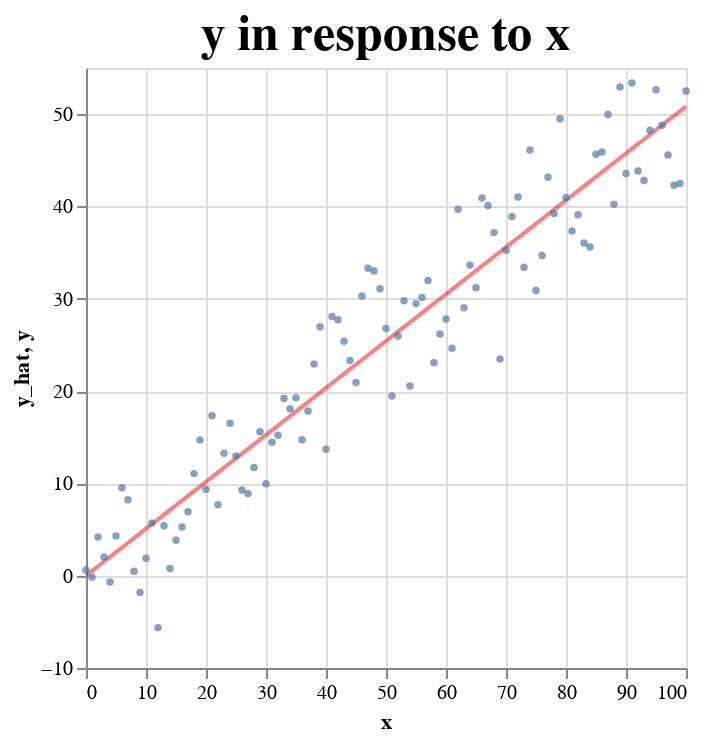

Notebook source saved alongside this figure:
### Markdown cell above
As we can see, anything bigger than the first degree is too small to be relevant, so we can trust in the previous result!

### Code cell
source = df.assign(y_hat=slope * df["x"] + intercept)

base = alt.Chart(
    source,
    title=alt.Title("y in response to x", fontSize=25),
).encode(
    alt.X("x:Q"),
)

point = base.mark_point(size=3).encode(alt.Y("y:Q"))
line = base.mark_line(opacity=0.5, color="red").encode(alt.Y("y_hat"))

line + point

### Figure 1 — Vega-Lite specification as saved in the notebook (floating-point values rounded to 4 significant figures)
{"config": {"view": {"continuousWidth": 300, "continuousHeight": 300}}, "layer": [{"mark": {"type": "line", "color": "red", "opacity": 0.5}, "encoding": {"x": {"field": "x", "type": "quantitative"}, "y": {"field": "y_hat", "type": "quantitative"}}, "title": {"text": "y in response to x", "fontSize": 25}}, {"mark": {"type": "point", "size": 3}, "encoding": {"x": {"field": "x", "type": "quantitative"}, "y": {"field": "y", "type": "quantitative"}}, "title": {"text": "y in response to x", "fontSize": 25}}], "data": {"name": "data-422c9d477b33a95041a50417e47b62ac"}, "$schema": "https://vega.github.io/schema/vega-lite/v5.17.0.json", "datasets": {"data-422c9d477b33a95041a50417e47b62ac": [{"x": 0.0, "y": 0.6287, "y_hat": 0.008141}, {"x": 1.0, "y": -0.1605, "y_hat": 0.5165}, {"x": 2.0, "y": 4.202, "y_hat": 1.025}, {"x": 3.0, "y": 2.025, "y_hat": 1.533}, {"x": 4.0, "y": -0.6783, "y_hat": 2.042}, {"x": 5.0, "y": 4.308, "y_hat": 2.55}, {"x": 6.0, "y": 9.52, "y_hat": 3.058}, {"x": 7.0, "y": 8.235, "y_hat": 3.567}, {"x": 8.0, "y": 0.4813, "y_hat": 4.075}, {"x": 9.0, "y": -1.827, "y_hat": 4.583}, {"x": 10.0, "y": 1.884, "y_hat": 5.092}, {"x": 11.0, "y": 5.707, "y_hat": 5.6}, {"x": 12.0, "y": -5.625, "y_hat": 6.109}, {"x": 13.0, "y": 5.406, "y_hat": 6.617}, {"x": 14.0, "y": 0.7704, "y_hat": 7.125}, {"x": 15.0, "y": 3.839, "y_hat": 7.634}, {"x": 16.0, "y": 5.279, "y_hat": 8.142}, {"x": 17.0, "y": 6.918, "y_hat": 8.65}, {"x": 18.0, "y": 11.06, "y_hat": 9.159}, {"x": 19.0, "y": 14.71, "y_hat": 9.667}, {"x": 20.0, "y": 9.357, "y_hat": 10.18}, {"x": 21.0, "y": 17.33, "y_hat": 10.68}, {"x": 22.0, "y": 7.674, "y_hat": 11.19}, {"x": 23.0, "y": 13.26, "y_hat": 11.7}, {"x": 24.0, "y": 16.52, "y_hat": 12.21}, {"x": 25.0, "y": 12.97, "y_hat": 12.72}, {"x": 26.0, "y": 9.283, "y_hat": 13.23}, {"x": 27.0, "y": 8.891, "y_hat": 13.73}, {"x": 28.0, "y": 11.71, "y_hat": 14.24}, {"x": 29.0, "y": 15.6, "y_hat": 14.75}, {"x": 30.0, "y": 9.952, "y_hat": 15.26}, {"x": 31.0, "y": 14.45, "y_hat": 15.77}, {"x": 32.0, "y": 15.2, "y_hat": 16.28}, {"x": 33.0, "y": 19.2, "y_hat": 16.78}, {"x": 34.0, "y": 18.07, "y_hat": 17.29}, {"x": 35.0, "y": 19.28, "y_hat": 17.8}, {"x": 36.0, "y": 14.73, "y_hat": 18.31}, {"x": 37.0, "y": 17.85, "y_hat": 18.82}, {"x": 38.0, "y": 22.92, "y_hat": 19.33}, {"x": 39.0, "y": 26.97, "y_hat": 19.83}, {"x": 40.0, "y": 13.7, "y_hat": 20.34}, {"x": 41.0, "y": 28.07, "y_hat": 20.85}, {"x": 42.0, "y": 27.73, "y_hat": 21.36}, {"x": 43.0, "y": 25.41, "y_hat": 21.87}, {"x": 44.0, "y": 23.32, "y_hat": 22.38}, {"x": 45.0, "y": 20.93, "y_hat": 22.88}, {"x": 46.0, "y": 30.29, "y_hat": 23.39}, {"x": 47.0, "y": 33.3, "y_hat": 23.9}, {"x": 48.0, "y": 33.01, "y_hat": 24.41}, {"x": 49.0, "y": 31.08, "y_hat": 24.92}, {"x": 50.0, "y": 26.79, "y_hat": 25.43}, {"x": 51.0, "y": 19.46, "y_hat": 25.93}, {"x": 52.0, "y": 25.98, "y_hat": 26.44}, {"x": 53.0, "y": 29.78, "y_hat": 26.95}, {"x": 54.0, "y": 20.56, "y_hat": 27.46}, {"x": 55.0, "y": 29.48, "y_hat": 27.97}, {"x": 56.0, "y": 30.15, "y_hat": 28.48}, {"x": 57.0, "y": 31.98, "y_hat": 28.98}, {"x": 58.0, "y": 23.08, "y_hat": 29.49}, {"x": 59.0, "y": 26.19, "y_hat": 30.0}, {"x": 60.0, "y": 27.82, "y_hat": 30.51}, {"x": 61.0, "y": 24.65, "y_hat": 31.02}, {"x": 62.0, "y": 39.7, "y_hat": 31.53}, {"x": 63.0, "y": 29.02, "y_hat": 32.04}, {"x": 64.0, "y": 33.64, "y_hat": 32.54}, {"x": 65.0, "y": 31.21, "y_hat": 33.05}, {"x": 66.0, "y": 40.92, "y_hat": 33.56}, {"x": 67.0, "y": 40.1, "y_hat": 34.07}, {"x": 68.0, "y": 37.17, "y_hat": 34.58}, {"x": 69.0, "y": 23.48, "y_hat": 35.09}, {"x": 70.0, "y": 35.26, "y_hat": 35.59}, {"x": 71.0, "y": 38.92, "y_hat": 36.1}, {"x": 72.0, "y": 41.02, "y_hat": 36.61}, {"x": 73.0, "y": 33.41, "y_hat": 37.12}, {"x": 74.0, "y": 46.11, "y_hat": 37.63}, {"x": 75.0, "y": 30.9, "y_hat": 38.14}, {"x": 76.0, "y": 34.69, "y_hat": 38.64}, {"x": 77.0, "y": 43.18, "y_hat": 39.15}, {"x": 78.0, "y": 39.25, "y_hat": 39.66}, {"x": 79.0, "y": 49.51, "y_hat": 40.17}, {"x": 80.0, "y": 40.94, "y_hat": 40.68}, {"x": 81.0, "y": 37.33, "y_hat": 41.19}, {"x": 82.0, "y": 39.11, "y_hat": 41.69}, {"x": 83.0, "y": 36.04, "y_hat": 42.2}, {"x": 84.0, "y": 35.61, "y_hat": 42.71}, {"x": 85.0, "y": 45.65, "y_hat": 43.22}, {"x": 86.0, "y": 45.91, "y_hat": 43.73}, {"x": 87.0, "y": 49.97, "y_hat": 44.24}, {"x": 88.0, "y": 40.23, "y_hat": 44.74}, {"x": 89.0, "y": 52.95, "y_hat": 45.25}, {"x": 90.0, "y": 43.56, "y_hat": 45.76}, {"x": 91.0, "y": 53.37, "y_hat": 46.27}, {"x": 92.0, "y": 43.84, "y_hat": 46.78}, {"x": 93.0, "y": 42.82, "y_hat": 47.29}, {"x": 94.0, "y": 48.25, "y_hat": 47.79}, {"x": 95.0, "y": 52.66, "y_hat": 48.3}, {"x": 96.0, "y": 48.81, "y_hat": 48.81}, {"x": 97.0, "y": 45.57, "y_hat": 49.32}, {"x": 98.0, "y": 42.29, "y_hat": 49.83}, {"x": 99.0, "y": 42.49, "y_hat": 50.34}, {"x": 100.0, "y": 52.51, "y_hat": 50.84}]}}
